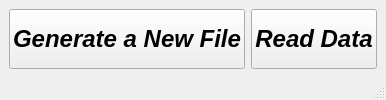
<?xml version="1.0" encoding="UTF-8"?>
<ui version="4.0">
 <class>MainWindow</class>
 <widget class="QMainWindow" name="MainWindow">
  <property name="windowTitle">
   <string>MainWindow</string>
  </property>
  <widget class="QWidget" name="centralwidget">
   <layout class="QGridLayout" name="gridLayout">
    <item row="0" column="0">
     <layout class="QHBoxLayout" name="horizontalLayout">
      <item>
       <widget class="QPushButton" name="ButtonReadData">
        <property name="sizePolicy">
         <sizepolicy hsizetype="Minimum" vsizetype="Expanding">
          <horstretch>0</horstretch>
          <verstretch>0</verstretch>
         </sizepolicy>
        </property>
        <property name="font">
         <font>
          <pointsize>18</pointsize>
          <weight>75</weight>
          <italic>true</italic>
          <bold>true</bold>
         </font>
        </property>
        <property name="focusPolicy">
         <enum>Qt::ClickFocus</enum>
        </property>
        <property name="text">
         <string>Generate a New File</string>
        </property>
       </widget>
      </item>
      <item>
       <widget class="QPushButton" name="ButtonWriteFile">
        <property name="sizePolicy">
         <sizepolicy hsizetype="Minimum" vsizetype="Expanding">
          <horstretch>0</horstretch>
          <verstretch>0</verstretch>
         </sizepolicy>
        </property>
        <property name="font">
         <font>
          <pointsize>18</pointsize>
          <weight>75</weight>
          <italic>true</italic>
          <bold>true</bold>
         </font>
        </property>
        <property name="mouseTracking">
         <bool>false</bool>
        </property>
        <property name="focusPolicy">
         <enum>Qt::ClickFocus</enum>
        </property>
        <property name="autoFillBackground">
         <bool>false</bool>
        </property>
        <property name="text">
         <string>Read Data</string>
        </property>
       </widget>
      </item>
     </layout>
    </item>
   </layout>
  </widget>
  <widget class="QStatusBar" name="statusbar"/>
 </widget>
 <resources/>
 <connections/>
</ui>
